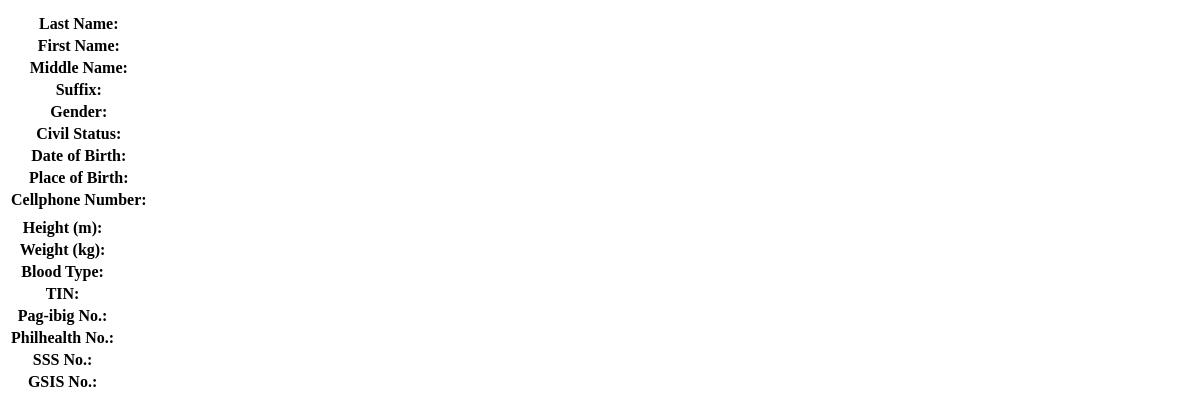
Page /personal-info-data/ (signed in) on the earlier database version.
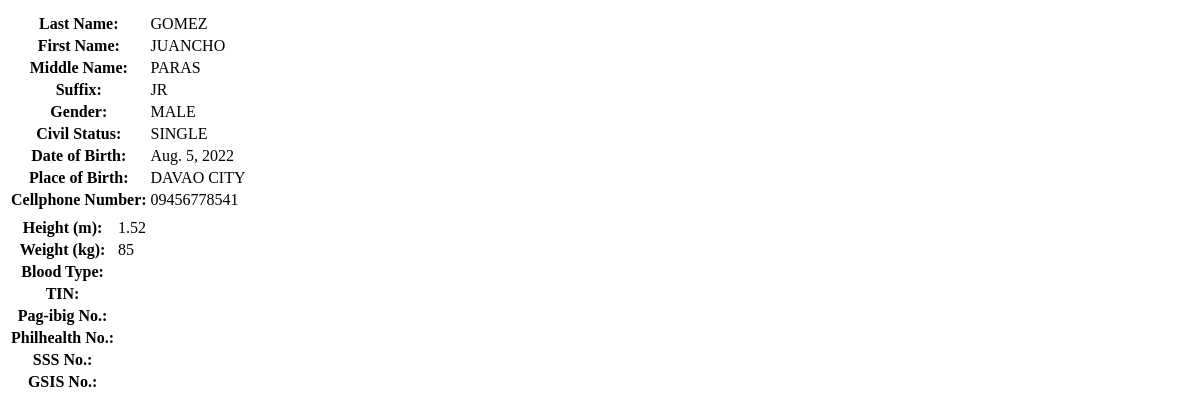
Same page on the later database version.
### rma/models.py (models this page shows, shortened)
class PersonalInfo(models.Model):
    user = models.OneToOneField(User, on_delete=models.CASCADE)
    last_name = Uppercase('Last name',max_length=200)
    first_name = Uppercase('First name',max_length=200)
    middle_name = Uppercase('Middle name',max_length=200, blank=True)
    suffix = Uppercase('Suffix',max_length=3, null=False, blank=True, choices=SUFFIX)
    gender =  Uppercase('Gender',max_length=6, choices=GENDER)
    civil_status = models.CharField('Civil status',max_length=9, choices=CIVIL_STATUS)
    date_of_birth = models.DateField()
    place_of_birth = Uppercase('Place of birth',max_length=200)
    cellphone_no  = models.CharField('Cellphone Number', max_length=11)
    height = models.DecimalField('Height (m)', max_digits=3, decimal_places=2)
    weight = models.CharField('Weight (kg)', max_length=3)
    blood_type = Uppercase('Blood type',max_length=3, blank=True)
    tin = models.CharField('TIN', max_length=11, blank=True)
    pag_ibig = models.CharField('Pag-ibig No.', max_length=20, blank=True)
    philhealth = models.CharField('Philhealth No.', max_length=14, blank=True)
    sss = models.CharField('SSS No.', max_length=12, blank=True)
    gsis = models.CharField('GSIS/BP No.', max_length=15, blank=True)
    class Meta:
        verbose_name_plural = "Personal Information"

### rma/views.py (the view)
# urls.py: path('personal-info-data/', views.personal_info_data, name='personal-info-data'),
@login_required()
def personal_info_data(request):
    obj_pinfo = get_or_none(PersonalInfo, user_id=request.user)
    return render(request, 'loaded_data/personal_info_data.html',{'obj_pinfo':obj_pinfo})

### rma/views.py (called while the page is built)
def get_or_none(model, *args, **kwargs):
    try:
        return model.objects.get(*args, **kwargs)
    except model.DoesNotExist:
        return None

### templates/loaded_data/personal_info_data.html
<div class="col-6">
    <table class="table">
        <thead>
            <tr >
              <th scope="col" class="border border-0" width="30%"></th>
              <th scope="col" class="border border-0"></th>
            </tr>
        </thead>
        <tbody>
            <tr>
                <th scope="row" class="fw-normal">Last Name:</th>
                <td class="fw-bold">{{obj_pinfo.last_name}}</td>
            </tr>
            <tr>
                <th scope="row" class="fw-normal">First Name:</th>
                <td class="fw-bold">{{obj_pinfo.first_name}}</td>
            </tr>
            <tr>
                <th scope="row" class="fw-normal">Middle Name:</th>
                <td class="fw-bold">{{obj_pinfo.middle_name}}</td>
            </tr>
            <tr>
                <th scope="row" class="fw-normal">Suffix:</th>
                <td class="fw-bold">{{obj_pinfo.suffix}}</td>
            </tr>
            <tr>
                <th scope="row" class="fw-normal">Gender:</th>
                <td class="fw-bold">{{obj_pinfo.gender}}</td>
            </tr>
            <tr>
                <th scope="row" class="fw-normal">Civil Status:</th>
                <td class="fw-bold">{{obj_pinfo.civil_status}}</td>
            </tr>
            <tr>
                <th scope="row" class="fw-normal">Date of Birth:</th>
                <td class="fw-bold">{{obj_pinfo.date_of_birth}}</td>
            </tr>
            <tr>
                <th scope="row" class="fw-normal">Place of Birth:</th>
                <td class="fw-bold">{{obj_pinfo.place_of_birth}}</td>
            </tr>
            <tr>
                <th scope="row" class="fw-normal">Cellphone Number:</th>
                <td class="fw-bold">{{obj_pinfo.cellphone_no}}</td>
            </tr>
        </tbody>
    </table>
</div>
<div class="col-6">
    <table class="table">
        <thead>
            <tr >
              <th scope="col" class="border border-0" width="30%"></th>
              <th scope="col" class="border border-0"></th>
            </tr>
        </thead>
        <tbody>
            <tr>
                <th scope="row" class="fw-normal">Height (m):</th>
                <td class="fw-bold">{{obj_pinfo.height}}</td>
            </tr>
            <tr>
                <th scope="row" class="fw-normal">Weight (kg):</th>
                <td class="fw-bold">{{obj_pinfo.weight}}</td>
            </tr>
            <tr>
                <th scope="row" class="fw-normal">Blood Type:</th>
                <td class="fw-bold">{{obj_pinfo.blood_type}}</td>
            </tr>
            <tr>
                <th scope="row" class="fw-normal">TIN:</th>
                <td class="fw-bold">{{obj_pinfo.tin}}</td>
            </tr>
            <tr>
                <th scope="row" class="fw-normal">Pag-ibig No.:</th>
                <td class="fw-bold">{{obj_pinfo.pag_ibig}}</td>
            </tr>
            <tr>
                <th scope="row" class="fw-normal">Philhealth No.:</th>
                <td class="fw-bold">{{obj_pinfo.philhealth}}</td>
            </tr>
            <tr>
                <th scope="row" class="fw-normal">SSS No.:</th>
                <td class="fw-bold">{{obj_pinfo.sss}}</td>
            </tr>
            <tr>
                <th scope="row" class="fw-normal">GSIS No.:</th>
                <td class="fw-bold">{{obj_pinfo.gsis}}</td>
            </tr>
        </tbody>
    </table>
</div>

Differences in the rows shown:
added PersonalInfo: last_name "GOMEZ", first_name "JUANCHO", middle_name "PARAS", suffix "JR", gender "MALE", civil_status "SINGLE", date_of_birth "Aug. 5, 2022", place_of_birth "DAVAO CITY", cellphone_no "09456778541", height "1.52", weight "85"
